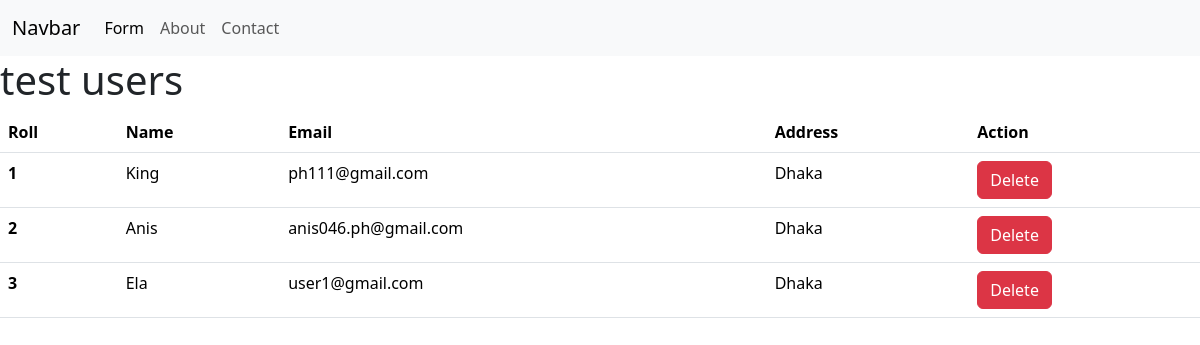
The page /food/users/ on the database as committed earlier.
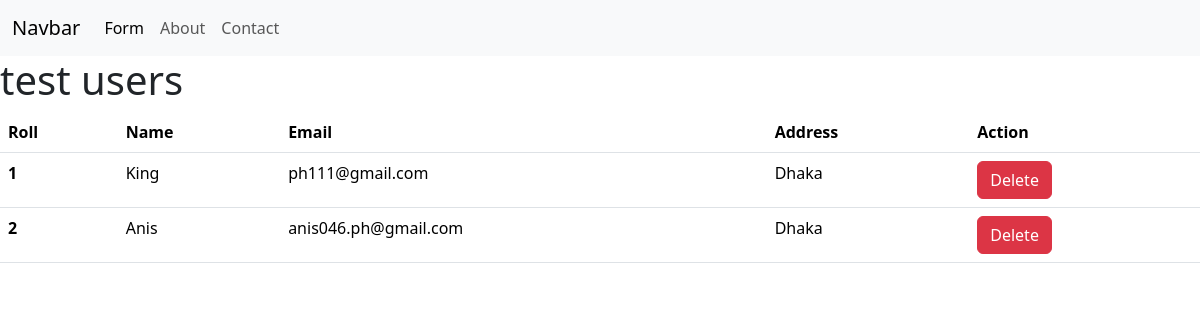
The same page on the database as committed later.
### food/models.py (models this page shows, shortened)
class Student(models.Model):
    name = models.CharField(max_length=20)
    roll = models.IntegerField(primary_key=True)
    address = models.TextField()
    email = models.EmailField(default='test@gmail.com')

### food/views.py (the view)
# urls.py: path("users/",views.Users,name='Users'),
def Users(request):
    student = models.Student.objects.all()
    return render(request,'users.html',{'data':student})

### food/templates/users.html
{% extends 'base.html' %}
{% block content %}
<h1>test users</h1>
<table class="table">
    <thead>
      <tr>
        <th scope="col">Roll</th>
        <th scope="col">Name</th>
        <th scope="col">Email</th>
        <th scope="col">Address</th>
        <th scope="col">Action</th>
      </tr>
    </thead>
    <tbody>
      {% for i in data %}
      <tr>
        <th scope="row">{{i.roll}}</th>
        <td>{{i.name}}</td>
        <td>{{i.email}}</td>
        <td>{{i.address}}</td>
        <td><a href="{% url 'delete_user' i.roll %}" class="btn btn-danger">Delete</a></td>
      </tr>
      {% endfor %}
    </tbody>
  </table>
{% endblock %}

### templates/base.html (shortened to what this page needs)
<!DOCTYPE html>
<html lang="en">
<head>
    <link href="https://cdn.jsdelivr.net/npm/bootstrap@5.3.3/dist/css/bootstrap.min.css" rel="stylesheet">
</head>
<body>
    <nav class="navbar  navbar-expand-lg bg-body-tertiary">
        <div class="container-fluid">
          <a class="navbar-brand" href="#">Navbar</a>
          <div class="collapse navbar-collapse" id="navbarSupportedContent">
            <ul class="navbar-nav me-auto mb-2 mb-lg-0">
              <li class="nav-item">
                <a class="nav-link active" aria-current="page" href="{% url 'User' %}">Form</a>
              </li>
              <li class="nav-item">
                <a class="nav-link" href="{% url 'about' %}">About</a>
              </li>
              <li class="nav-item">
                <a class="nav-link" href="{% url 'contact' %}">Contact</a>
              </li>
            </ul>
          </div>
        </div>
      </nav>
      <main>
        {% block content %}
        {% endblock %}
      </main>
  </body>
</html>
</body>
</html>

Rows that differ between the two databases and show on the page:
removed Student: roll "3", name "Ela", email "user1@gmail.com", address "Dhaka"
